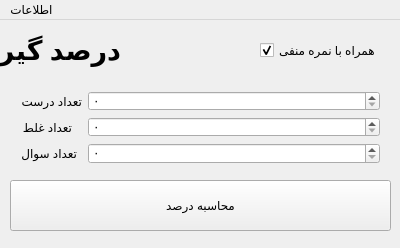
<?xml version="1.0" encoding="UTF-8"?>
<ui version="4.0">
 <class>MainWindow</class>
 <widget class="QMainWindow" name="MainWindow">
  <property name="geometry">
   <rect>
    <x>0</x>
    <y>0</y>
    <width>400</width>
    <height>248</height>
   </rect>
  </property>
  <property name="windowTitle">
   <string>درصدگیر</string>
  </property>
  <property name="layoutDirection">
   <enum>Qt::LeftToRight</enum>
  </property>
  <property name="styleSheet">
   <string notr="true"/>
  </property>
  <property name="locale">
   <locale language="Persian" country="Iran"/>
  </property>
  <widget class="QWidget" name="centralWidget">
   <widget class="QPushButton" name="CalcBtn">
    <property name="geometry">
     <rect>
      <x>10</x>
      <y>160</y>
      <width>381</width>
      <height>51</height>
     </rect>
    </property>
    <property name="styleSheet">
     <string notr="true"/>
    </property>
    <property name="text">
     <string>محاسبه درصد</string>
    </property>
    <property name="autoDefault">
     <bool>false</bool>
    </property>
    <property name="default">
     <bool>false</bool>
    </property>
   </widget>
   <widget class="QLabel" name="AppLable">
    <property name="geometry">
     <rect>
      <x>0</x>
      <y>10</y>
      <width>121</width>
      <height>41</height>
     </rect>
    </property>
    <property name="font">
     <font>
      <pointsize>20</pointsize>
      <weight>75</weight>
      <bold>true</bold>
     </font>
    </property>
    <property name="layoutDirection">
     <enum>Qt::LeftToRight</enum>
    </property>
    <property name="styleSheet">
     <string notr="true"/>
    </property>
    <property name="locale">
     <locale language="Persian" country="Iran"/>
    </property>
    <property name="text">
     <string>درصد گیر</string>
    </property>
   </widget>
   <widget class="QWidget" name="formLayoutWidget">
    <property name="geometry">
     <rect>
      <x>10</x>
      <y>60</y>
      <width>381</width>
      <height>95</height>
     </rect>
    </property>
    <layout class="QFormLayout" name="formLayout">
     <item row="0" column="1">
      <widget class="QSpinBox" name="TureBox"/>
     </item>
     <item row="1" column="0">
      <widget class="QLabel" name="label_2">
       <property name="layoutDirection">
        <enum>Qt::LeftToRight</enum>
       </property>
       <property name="text">
        <string>تعداد غلط</string>
       </property>
      </widget>
     </item>
     <item row="2" column="0">
      <widget class="QLabel" name="label_3">
       <property name="layoutDirection">
        <enum>Qt::LeftToRight</enum>
       </property>
       <property name="text">
        <string>تعداد سوال</string>
       </property>
      </widget>
     </item>
     <item row="1" column="1">
      <widget class="QSpinBox" name="FalseBox"/>
     </item>
     <item row="2" column="1">
      <widget class="QSpinBox" name="Questions"/>
     </item>
     <item row="0" column="0">
      <widget class="QLabel" name="label">
       <property name="text">
        <string>تعداد درست</string>
       </property>
      </widget>
     </item>
    </layout>
   </widget>
   <widget class="QCheckBox" name="NegativeCheck">
    <property name="geometry">
     <rect>
      <x>260</x>
      <y>10</y>
      <width>131</width>
      <height>41</height>
     </rect>
    </property>
    <property name="text">
     <string>همراه با نمره منفی</string>
    </property>
    <property name="checked">
     <bool>true</bool>
    </property>
   </widget>
  </widget>
  <widget class="QMenuBar" name="menuBar">
   <property name="geometry">
    <rect>
     <x>0</x>
     <y>0</y>
     <width>400</width>
     <height>21</height>
    </rect>
   </property>
   <property name="defaultUp">
    <bool>false</bool>
   </property>
   <property name="nativeMenuBar">
    <bool>false</bool>
   </property>
   <widget class="QMenu" name="menuAbout">
    <property name="layoutDirection">
     <enum>Qt::LeftToRight</enum>
    </property>
    <property name="title">
     <string>اطلاعات</string>
    </property>
    <property name="toolTipsVisible">
     <bool>false</bool>
    </property>
    <addaction name="actionAbout"/>
    <addaction name="actionSourceApp"/>
   </widget>
   <addaction name="menuAbout"/>
  </widget>
  <action name="actionAbout">
   <property name="text">
    <string>درباره</string>
   </property>
  </action>
  <action name="actionSourceApp">
   <property name="text">
    <string>سورس برنامه</string>
   </property>
  </action>
 </widget>
 <layoutdefault spacing="6" margin="11"/>
 <resources/>
 <connections/>
</ui>
